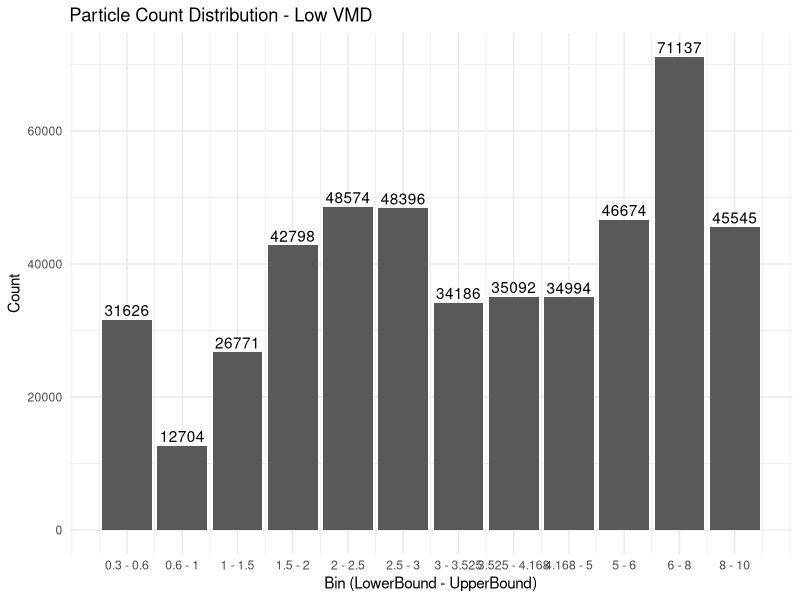
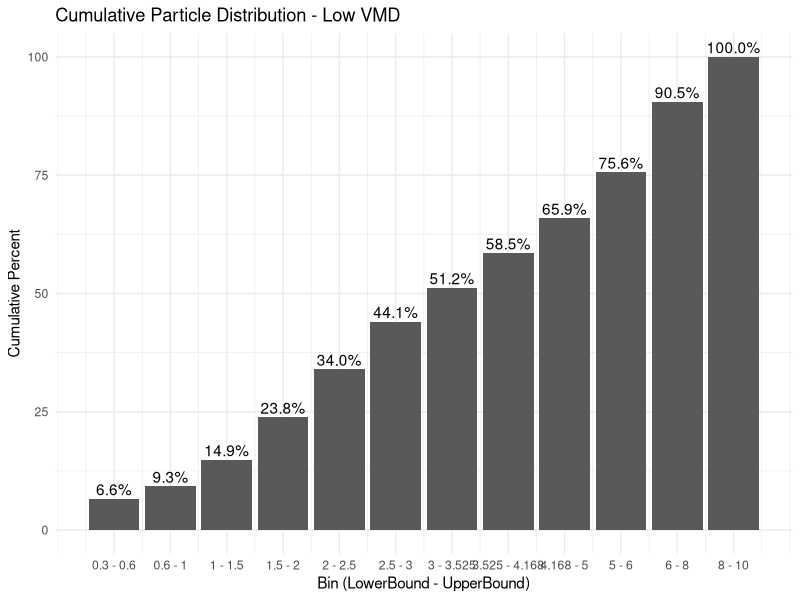
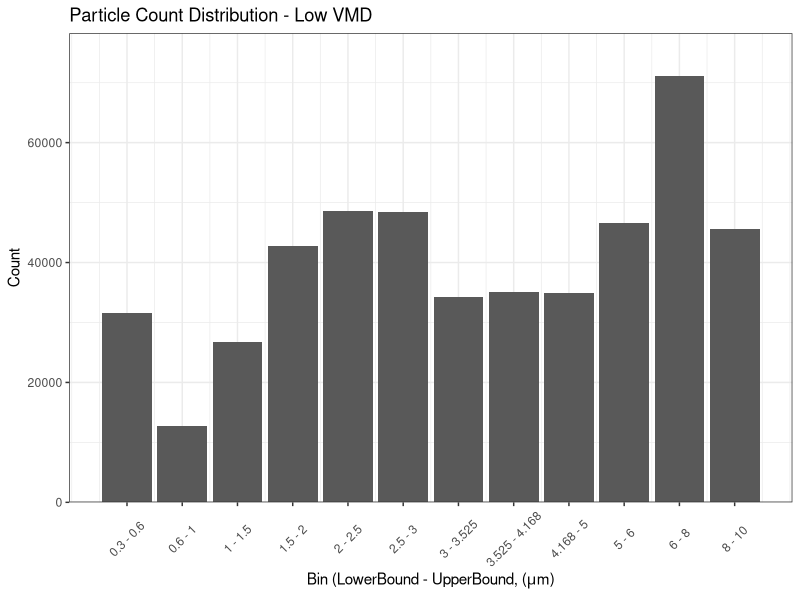
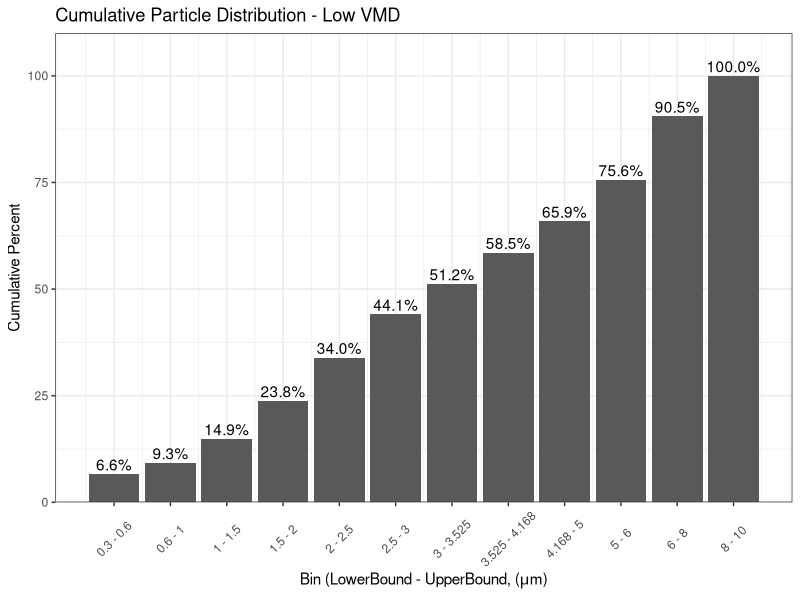
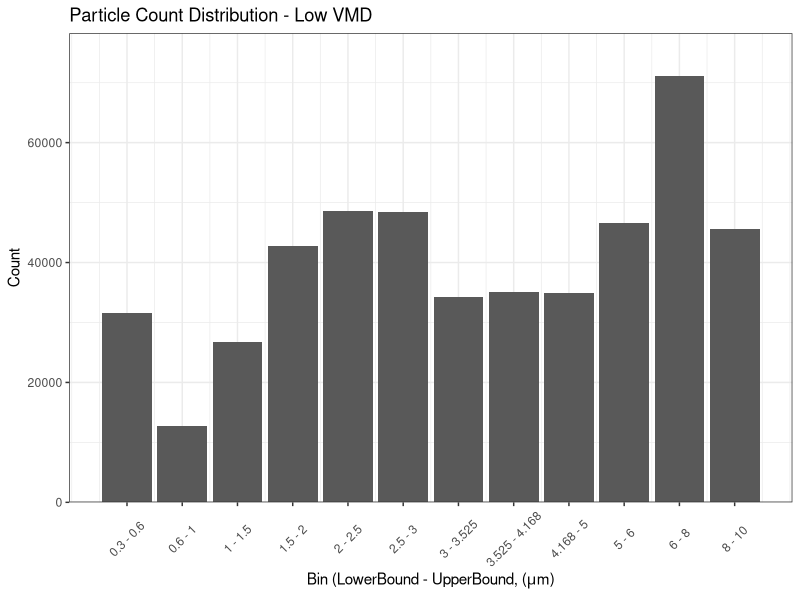
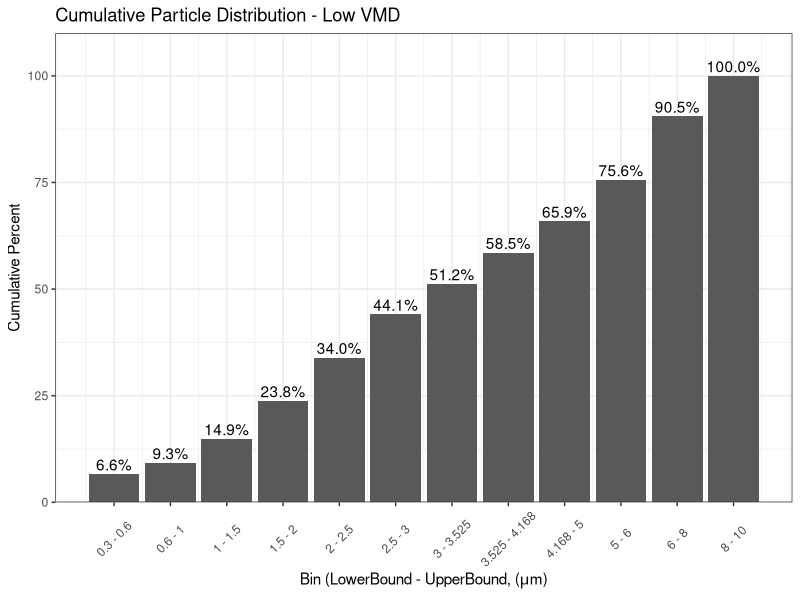

Source code (R) for these figures, in order:

library(tidyverse)

########Data loading
#low VMD 
counts <- c(31626,	12704,	26771,	42798,	48574,	48396,	34186,	35092,	34994,	46674,	71137,	45545)



############# 
lower_bounds <- c(0.3,
                  0.6,
                  1,
                  1.5,
                  2,
                  2.5,
                  3,
                  3.525,
                  4.168,
                  5,
                  6,
                  8
)
upper_bounds <- c(0.6,
                  1,
                  1.5,
                  2,
                  2.5,
                  3,
                  3.525,
                  4.168,
                  5,
                  6,
                  8,
                  10
)

# Assume lower_bounds and upper_bounds are vectors containing the bounds of the bins
# Assume counts is a vector containing the particle counts for each bin

# Calculate midpoints diameter of each bin
midpoints <- (lower_bounds + upper_bounds) / 2

# Calculate the volume of particles in each bin
volumes <- counts * (4/3) * pi * (midpoints / 2)^3

# Calculate cumulative volume
cumulative_volume <- cumsum(volumes)

# Total volume
total_volume <- sum(volumes)

# Find the bin where cumulative volume exceeds 50% of total volume
vmd_bin <- which(cumulative_volume >= total_volume / 2)[1]

# Interpolate to find the exact VMD, if necessary
# (More complex interpolation methods can be used depending on accuracy requirements)
if (vmd_bin > 1) {
  vmd <- midpoints[vmd_bin - 1] + 
    (midpoints[vmd_bin] - midpoints[vmd_bin - 1]) * 
    ((total_volume / 2 - cumulative_volume[vmd_bin - 1]) / 
       (cumulative_volume[vmd_bin] - cumulative_volume[vmd_bin - 1]))
} else {
  vmd <- midpoints[vmd_bin]
}


###############MMAD

density <- 1  # Density of the particles in g/cm³

# if non-uniform, input an array for densities
#density <- c(1,2,3,4,5,6,7,8,9,10,11)

# Calculate the mass of particles in each bin
masses <- counts * (4/3) * pi * ((midpoints / 2) * 1e-4)^3 * density

# Calculate cumulative mass
cumulative_mass <- cumsum(masses)

# Total mass
total_mass <- sum(masses)

# Find the bin where cumulative mass exceeds 50% of total mass
mmad_bin <- which(cumulative_mass >= total_mass / 2)[1]

# Interpolate to find the exact MMAD
if (mmad_bin > 1) {
  mmad <- midpoints[mmad_bin - 1] + 
    (midpoints[mmad_bin] - midpoints[mmad_bin - 1]) * 
    ((total_mass / 2 - cumulative_mass[mmad_bin - 1]) / 
       (cumulative_mass[mmad_bin] - cumulative_mass[mmad_bin - 1]))
} else {
  mmad <- midpoints[mmad_bin]
}




# Creating a dataframe for ggplot
df <- tibble(
  Bin = 1:length(counts),
  LowerBound = lower_bounds,
  UpperBound = upper_bounds,
  Midpoint = midpoints,
  Count = counts,
  CumulativeCount = cumsum(counts)
)

# Total count for normalization
total_count <- sum(counts)

# Convert Cumulative Count to percentage
df$CumulativePercent <- (df$CumulativeCount / total_count) * 100

# Plotting Particle Count Distribution
ggplot(df, aes(x = Bin, y = Count, label = Count)) +
  geom_col() +
  geom_text(vjust = -0.3) +
  labs(title = "Particle Count Distribution - Low VMD", x = "Bin (LowerBound - UpperBound)", y = "Count") +
  scale_x_continuous(breaks = df$Bin, labels = paste(df$LowerBound, df$UpperBound, sep = " - ")) +
  theme_minimal()

# Plotting Cumulative Particle Distribution as a Percentage
ggplot(df, aes(x = Bin, y = CumulativePercent, label = sprintf("%.1f%%", CumulativePercent))) +
  geom_col() +
  geom_text(vjust = -0.3) +
  labs(title = "Cumulative Particle Distribution - Low VMD", x = "Bin (LowerBound - UpperBound)", y = "Cumulative Percent") +
  scale_x_continuous(breaks = df$Bin, labels = paste(df$LowerBound, df$UpperBound, sep = " - ")) +
  theme_minimal()


# Print the VMD
print(vmd)
# Print the MMAD
print(mmad)


# IRW
ggplot(df, aes(x = Bin, y = Count, label = Count)) +
  geom_col() +
  # geom_text(vjust = -0.5, hjust = -1, angle = 45) +
  labs(title = "Particle Count Distribution - Low VMD", x = expression("Bin (LowerBound - UpperBound, ("*mu*"m)"), y = "Count") +
  scale_x_continuous(breaks = df$Bin, labels = paste(df$LowerBound, df$UpperBound, sep = " - ")) +
  scale_y_continuous(expand = expansion(mult = c(0, .1))) +
  theme_bw() +
  theme(axis.text.x = element_text(angle = 45, vjust = 0.5))

ggsave(here::here("deposition/nebulizer/nebulizer-counts.png"), 
       dpi = 500, width = 5, height = 5,
       units = "in")

# Plotting Cumulative Particle Distribution as a Percentage
ggplot(df, aes(x = Bin, y = CumulativePercent, label = sprintf("%.1f%%", CumulativePercent))) +
  geom_col() +
  geom_text(vjust = -0.3) +
  labs(title = "Cumulative Particle Distribution - Low VMD", x = expression("Bin (LowerBound - UpperBound, ("*mu*"m)"), y = "Cumulative Percent") +
  scale_x_continuous(breaks = df$Bin, labels = paste(df$LowerBound, df$UpperBound, sep = " - ")) +
  scale_y_continuous(expand = expansion(mult = c(0, .1))) +
  theme_bw() +
  theme(axis.text.x = element_text(angle = 45, vjust = 0.5))

ggsave(here::here("deposition/nebulizer/nebulizer-cumulative.png"), 
       dpi = 500, width = 5, height = 5,
       units = "in")
